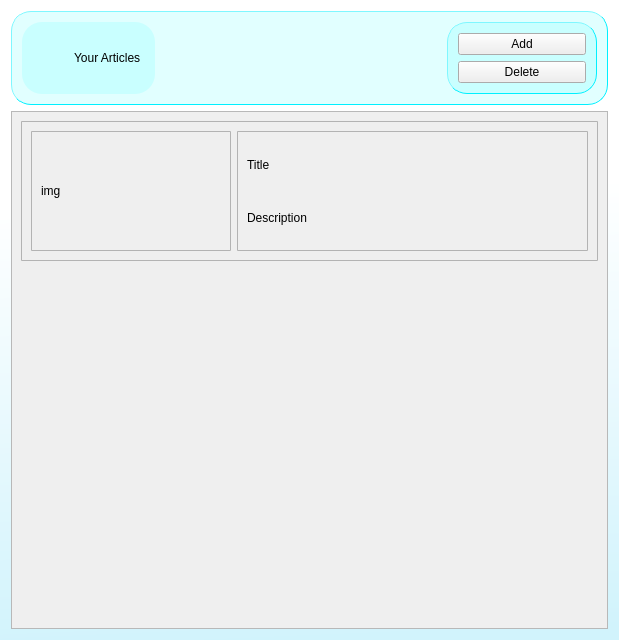
<?xml version="1.0" encoding="UTF-8"?>
<ui version="4.0">
 <class>articles_management</class>
 <widget class="QDialog" name="articles_management">
  <property name="geometry">
   <rect>
    <x>0</x>
    <y>0</y>
    <width>619</width>
    <height>640</height>
   </rect>
  </property>
  <property name="windowTitle">
   <string>Your Articles</string>
  </property>
  <property name="styleSheet">
   <string notr="true">QDialog{
background-color: qlineargradient(spread:pad, x1:0.497537, y1:1, x2:0.468443, y2:0.301, stop:0 rgba(209, 243, 252, 255), stop:1 rgba(255, 255, 255, 255))
}</string>
  </property>
  <layout class="QVBoxLayout" name="verticalLayout">
   <item>
    <widget class="QFrame" name="header">
     <property name="styleSheet">
      <string notr="true">QFrame{
border-style: outset;
border-radius: 20px;
border-color: rgb(0, 240, 255);
border-width: 0.5px;
padding: 1px;
background-color: rgba(102, 255, 255, 50)
}
QLabel{
border: none;
background-color: rgba(0, 0, 0, 0)
}
</string>
     </property>
     <property name="frameShape">
      <enum>QFrame::StyledPanel</enum>
     </property>
     <property name="frameShadow">
      <enum>QFrame::Raised</enum>
     </property>
     <layout class="QHBoxLayout" name="horizontalLayout">
      <item alignment="Qt::AlignLeft">
       <widget class="QFrame" name="banner">
        <property name="styleSheet">
         <string notr="true">border: none</string>
        </property>
        <property name="frameShape">
         <enum>QFrame::StyledPanel</enum>
        </property>
        <property name="frameShadow">
         <enum>QFrame::Raised</enum>
        </property>
        <layout class="QHBoxLayout" name="horizontalLayout_2">
         <item>
          <widget class="QPushButton" name="articles_management_logo">
           <property name="text">
            <string/>
           </property>
           <property name="icon">
            <iconset>
             <normaloff>assets/icons/articles_management_logo.png</normaloff>assets/icons/articles_management_logo.png</iconset>
           </property>
           <property name="iconSize">
            <size>
             <width>64</width>
             <height>64</height>
            </size>
           </property>
          </widget>
         </item>
         <item>
          <widget class="QLabel" name="articles_management_title">
           <property name="styleSheet">
            <string notr="true">font: 24pt &quot;.AppleSystemUIFont&quot;;</string>
           </property>
           <property name="text">
            <string>Your Articles</string>
           </property>
          </widget>
         </item>
        </layout>
       </widget>
      </item>
      <item>
       <widget class="QFrame" name="buttons">
        <property name="maximumSize">
         <size>
          <width>150</width>
          <height>16777215</height>
         </size>
        </property>
        <property name="frameShape">
         <enum>QFrame::StyledPanel</enum>
        </property>
        <property name="frameShadow">
         <enum>QFrame::Raised</enum>
        </property>
        <layout class="QVBoxLayout" name="verticalLayout_2">
         <item>
          <widget class="QPushButton" name="add_articles_button">
           <property name="cursor">
            <cursorShape>PointingHandCursor</cursorShape>
           </property>
           <property name="text">
            <string>Add</string>
           </property>
           <property name="icon">
            <iconset>
             <normaloff>assets/icons/add_article.png</normaloff>assets/icons/add_article.png</iconset>
           </property>
           <property name="iconSize">
            <size>
             <width>16</width>
             <height>16</height>
            </size>
           </property>
          </widget>
         </item>
         <item>
          <widget class="QPushButton" name="delete_articles_button">
           <property name="cursor">
            <cursorShape>PointingHandCursor</cursorShape>
           </property>
           <property name="text">
            <string>Delete</string>
           </property>
           <property name="icon">
            <iconset>
             <normaloff>assets/icons/delete_article.png</normaloff>assets/icons/delete_article.png</iconset>
           </property>
          </widget>
         </item>
        </layout>
       </widget>
      </item>
     </layout>
    </widget>
   </item>
   <item>
    <widget class="QScrollArea" name="articles_display">
     <property name="widgetResizable">
      <bool>true</bool>
     </property>
     <widget class="QWidget" name="articles_list">
      <property name="geometry">
       <rect>
        <x>0</x>
        <y>0</y>
        <width>593</width>
        <height>480</height>
       </rect>
      </property>
      <property name="styleSheet">
       <string notr="true">QFrame{
        border-radius: 1px;
        border-style: solid;
        border-color: rgb(179, 179, 179);
        border-width: 0.5px 0.5px 0.5px 0.5px;
}</string>
      </property>
      <layout class="QVBoxLayout" name="verticalLayout_3">
       <item alignment="Qt::AlignTop">
        <widget class="QFrame" name="article">
         <property name="minimumSize">
          <size>
           <width>0</width>
           <height>140</height>
          </size>
         </property>
         <property name="maximumSize">
          <size>
           <width>16777215</width>
           <height>150</height>
          </size>
         </property>
         <property name="styleSheet">
          <string notr="true">QFrame{
        border-radius: 1px;
        border-style: solid;
        border-color: rgb(179, 179, 179);
        border-width: 0.5px 0.5px 0.5px 0.5px;
}</string>
         </property>
         <property name="frameShape">
          <enum>QFrame::StyledPanel</enum>
         </property>
         <property name="frameShadow">
          <enum>QFrame::Raised</enum>
         </property>
         <layout class="QHBoxLayout" name="horizontalLayout_3">
          <item>
           <widget class="QFrame" name="image_display">
            <property name="minimumSize">
             <size>
              <width>190</width>
              <height>0</height>
             </size>
            </property>
            <property name="maximumSize">
             <size>
              <width>200</width>
              <height>16777215</height>
             </size>
            </property>
            <property name="styleSheet">
             <string notr="true">QFrame{
        border-radius: 1px;
        border-style: solid;
        border-color: rgb(179, 179, 179);
        border-width: 0.5px 0.5px 0.5px 0.5px;
}
QLabel{
	border: none
}</string>
            </property>
            <property name="frameShape">
             <enum>QFrame::StyledPanel</enum>
            </property>
            <property name="frameShadow">
             <enum>QFrame::Raised</enum>
            </property>
            <layout class="QHBoxLayout" name="horizontalLayout_4">
             <item>
              <widget class="QLabel" name="image">
               <property name="maximumSize">
                <size>
                 <width>9999999</width>
                 <height>16777215</height>
                </size>
               </property>
               <property name="text">
                <string>img</string>
               </property>
              </widget>
             </item>
            </layout>
           </widget>
          </item>
          <item>
           <widget class="QFrame" name="title_description_display">
            <property name="styleSheet">
             <string notr="true">QLabel{
border: none
}</string>
            </property>
            <property name="frameShape">
             <enum>QFrame::StyledPanel</enum>
            </property>
            <property name="frameShadow">
             <enum>QFrame::Raised</enum>
            </property>
            <layout class="QVBoxLayout" name="verticalLayout_4">
             <item>
              <widget class="QLabel" name="title">
               <property name="styleSheet">
                <string notr="true">font: 18pt &quot;.AppleSystemUIFont&quot;;</string>
               </property>
               <property name="text">
                <string>Title</string>
               </property>
              </widget>
             </item>
             <item>
              <widget class="QLabel" name="description">
               <property name="text">
                <string>Description</string>
               </property>
              </widget>
             </item>
            </layout>
           </widget>
          </item>
         </layout>
        </widget>
       </item>
      </layout>
     </widget>
    </widget>
   </item>
  </layout>
 </widget>
 <resources/>
 <connections/>
</ui>
